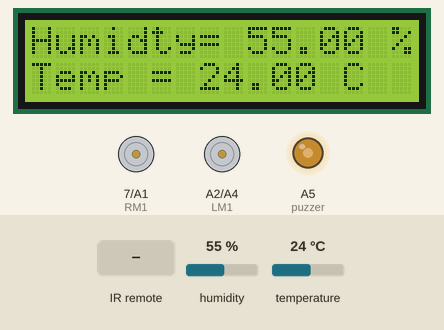
This sketch was run on a simulated Arduino Uno, built with avr-gcc and run on an emulated ATmega328P. Shown: 16×2 character LCD, motor-driver pin pairs drawn as motors (green arrow = first pin HIGH = forward, orange = second pin HIGH = backward, longer = more drive, scaled by the enable pin), output pins drawn as LEDs (lit = HIGH). Dashed ring = blinking. The inputs (shaded band) are chosen by the test bench; at power-on: temperature 24 °C, humidity 55 %.

Above: at 1.2 s.
1.3 s: infrared code 0xFF906F received
At 3.6 s:
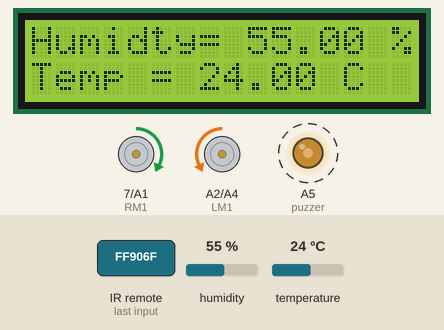
7.1 s: temperature set to 26 °C
At 9.3 s:
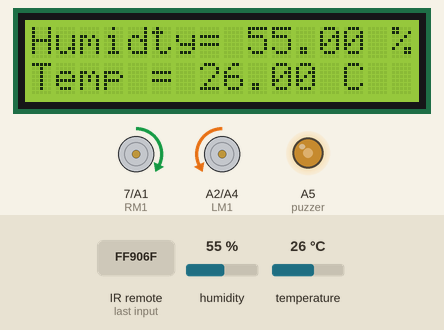
10.4 s: infrared code 0xFFA857 received
At 11.0 s:
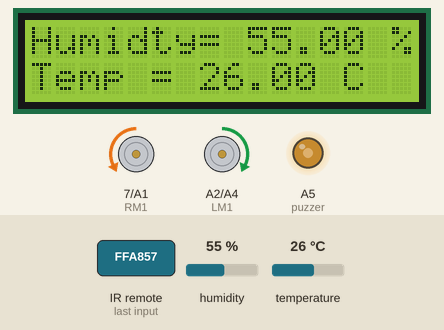
13.7 s: humidity set to 41 %
At 14.8 s:
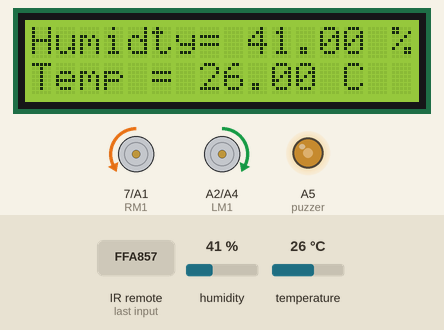
17.0 s: humidity set to 38 %
At 19.7 s:
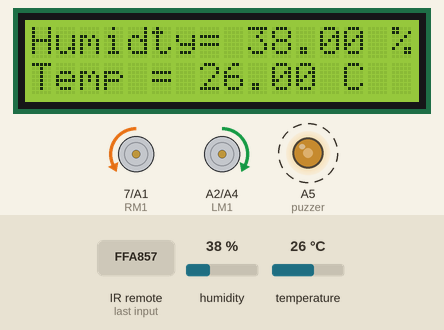
24.0 s: infrared code 0xFF02FD received
At 26.4 s:
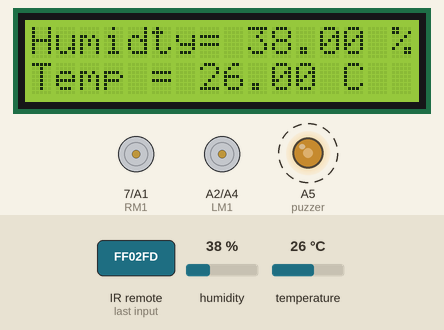
Timing chart, 0 to 30.1 s (numbered marks = the images above; inputs shaded):
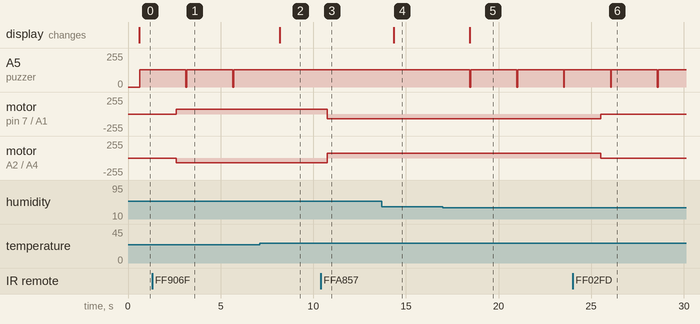

Measured:
- the behaviour switches between 24 and 25 °C on temperature (found by bisection; images 1 and 2)
- the behaviour switches between 40 and 39 % on humidity (found by bisection; images 4 and 5)
- after the input at 1.3 s, motor on pin 7 (RM1) / A1 (RM2): stopped → forward 70/255 after 1.3 s; motor on A2 (LM1) / A4 (LM2): stopped → backward 70/255 after 1.3 s
- after the input at 7.1 s, A5 (puzzer): stays 128/255 (without the input it goes to 0/255 after 1.1 s); the display: changes after 1.1 s (image 2)
- after the input at 10.4 s, motor on pin 7 (RM1) / A1 (RM2): forward 70/255 → backward 70/255 after 0.35 s; motor on A2 (LM1) / A4 (LM2): backward 70/255 → forward 70/255 after 0.35 s
- after the input at 13.7 s, the display: changes after 0.64 s (image 4)
- after the input at 17.0 s, A5 (puzzer): alternates 128/255 for 2.5 s and 0/255 for 0.04 s, starting after 1.5 s; the display: changes after 1.5 s (image 5)
- after the input at 24.0 s, motor on pin 7 (RM1) / A1 (RM2): backward 70/255 → stopped after 1.5 s; motor on A2 (LM1) / A4 (LM2): forward 70/255 → stopped after 1.5 s

The sketch:

remoterobot.ino
```cpp
#include <DHT.h>
#include <LiquidCrystal.h>
#include <IRremote.h>
#define RM1 7 // right motor forward  IN1a
#define RM2 A1 // right motor backward IN2a
#define speedRM 6 // Speed -ENA- of right motor PWM pin
#define LM1 A2 // left motor backward IN3b
#define LM2   A4 // left motor forward   IN4b
#define speedLM 5 // Speed -ENA- of left motor PWM pin
#define myDHTPIN A0
#define myDHTTYPE DHT11
#define puzzer A5 // puzeer pin
#define RECV_PIN  A3
IRrecv irrecv(RECV_PIN);
decode_results results;
//LiquidCrystal lcd(RS, E, D4, D5, D6, D7);
LiquidCrystal lcd(8, 9, 10, 11, 12, 13);
DHT myDHT(myDHTPIN, myDHTTYPE);

void setup()
{
pinMode(LM1, OUTPUT);
pinMode(LM2, OUTPUT);
pinMode(RM1, OUTPUT);
pinMode(RM2, OUTPUT);
pinMode(RM2, OUTPUT);
pinMode(puzzer, OUTPUT);
lcd.begin(16, 2);
myDHT.begin();
irrecv.enableIRIn();
}


void loop()
{
  delay(500);
  lcd.clear();
  DHTsenseor();

 if (irrecv.decode(&results)){
        // To print the value of the pressed button
        Serial.println(results.value, HEX);
switch(results.value)
  {
    case 0xFF906F   : // " + " switch to make the robote walk Forward
          Forward ();
        break;

    case 0xFFA857   : // " - " switch to make the robote walk Backward
           Backward ();
        break;

    case 0xFF02FD    : // " << "  switch to make the robote Turn Left
             TurnLeft ();
        break;

    case 0xFFC23D    : // " >> "  switch to make the robote Turn Right
            TurnRight ();
        break;

    case 0xFFA25D   : // " OFF/ON "  switch to make the robote Stop
                Stop ();
        break;

  }
  irrecv.resume();
 }


}

void Forward ()
{
digitalWrite(LM1, LOW );
digitalWrite(LM2, HIGH);
digitalWrite(RM1, HIGH);
digitalWrite(RM2, LOW);
analogWrite (speedRM,70);
analogWrite (speedLM,70);
}

void Stop ()
{
digitalWrite(LM1, LOW);
digitalWrite(LM2, LOW);
digitalWrite(RM1, LOW);
digitalWrite(RM2, LOW);
analogWrite (speedRM,0);
analogWrite (speedLM,0);
}

void TurnRight ()
{
digitalWrite(LM1, LOW);
digitalWrite(LM2, HIGH);
digitalWrite(RM1, LOW);
digitalWrite(RM2, LOW);
analogWrite (speedRM,0);
analogWrite (speedLM,70);
}

void TurnLeft ()
{
digitalWrite(LM1, LOW);
digitalWrite(LM2, LOW);
digitalWrite(RM1, HIGH);
digitalWrite(RM2, LOW);
analogWrite (speedRM,70);
analogWrite (speedLM,0);
}
void Backward ()
{
digitalWrite(LM1, HIGH );
digitalWrite(LM2, LOW);
digitalWrite(RM1, LOW);
digitalWrite(RM2, HIGH);
analogWrite (speedRM,70);
analogWrite (speedLM,70);
}
void DHTsenseor()
{
 float h = myDHT.readHumidity();
 float t = myDHT.readTemperature();

           lcd.setCursor(0,0);
           lcd.print("Humidty= ");
           lcd.print(h);
           lcd.print(" %");

           lcd.setCursor(0, 1);
           lcd.print("Temp = ");
           lcd.print(t);
           lcd.print(" C");
 if (h<40||t<25)
  {
    myTone(puzzer,899,1000);
    delay(1000);


  }


}
 void myTone(byte pin, uint16_t frequency, uint16_t duration)
{ // input parameters: Arduino pin number, frequency in Hz, duration in milliseconds
  unsigned long startTime=millis();
  unsigned long halfPeriod= 1000000L/frequency/2;
  pinMode(pin,OUTPUT);
  while (millis()-startTime< duration)
  {
    digitalWrite(pin,HIGH);
    delayMicroseconds(halfPeriod);
    digitalWrite(pin,LOW);
    delayMicroseconds(halfPeriod);
  }
  pinMode(pin,INPUT);
}
```
